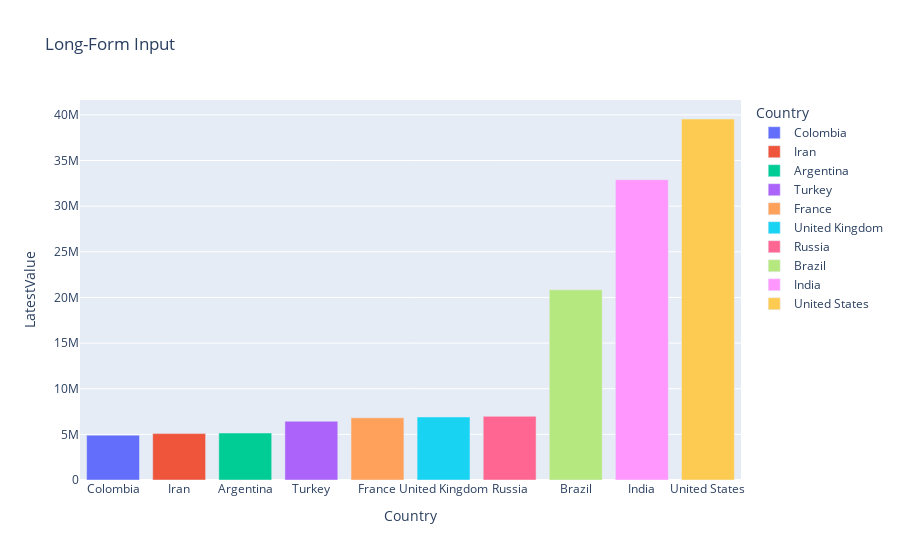

Notebook cell for this chart:
### Code cell
fig = px.bar(df2_to_plot.sort_values(by="LatestValue").tail(10), x="Country", y="LatestValue", color="Country", title=f"Long-Form Input")
fig.show()

### Figure 1 — Plotly figure (JSON) as saved in the notebook; plotly's stock layout.template omitted (floating-point values rounded to 4 significant figures)
{"data": [{"alignmentgroup": "True", "hovertemplate": "Country=%{x}<br>LatestValue=%{y}<extra></extra>", "legendgroup": "Colombia", "marker": {"color": "#636efa", "pattern": {"shape": ""}}, "name": "Colombia", "offsetgroup": "Colombia", "orientation": "v", "showlegend": true, "textposition": "auto", "type": "bar", "x": ["Colombia"], "xaxis": "x", "y": [4911082], "yaxis": "y"}, {"alignmentgroup": "True", "hovertemplate": "Country=%{x}<br>LatestValue=%{y}<extra></extra>", "legendgroup": "Iran", "marker": {"color": "#EF553B", "pattern": {"shape": ""}}, "name": "Iran", "offsetgroup": "Iran", "orientation": "v", "showlegend": true, "textposition": "auto", "type": "bar", "x": ["Iran"], "xaxis": "x", "y": [5083133], "yaxis": "y"}, {"alignmentgroup": "True", "hovertemplate": "Country=%{x}<br>LatestValue=%{y}<extra></extra>", "legendgroup": "Argentina", "marker": {"color": "#00cc96", "pattern": {"shape": ""}}, "name": "Argentina", "offsetgroup": "Argentina", "orientation": "v", "showlegend": true, "textposition": "auto", "type": "bar", "x": ["Argentina"], "xaxis": "x", "y": [5148085], "yaxis": "y"}, {"alignmentgroup": "True", "hovertemplate": "Country=%{x}<br>LatestValue=%{y}<extra></extra>", "legendgroup": "Turkey", "marker": {"color": "#ab63fa", "pattern": {"shape": ""}}, "name": "Turkey", "offsetgroup": "Turkey", "orientation": "v", "showlegend": true, "textposition": "auto", "type": "bar", "x": ["Turkey"], "xaxis": "x", "y": [6435773], "yaxis": "y"}, {"alignmentgroup": "True", "hovertemplate": "Country=%{x}<br>LatestValue=%{y}<extra></extra>", "legendgroup": "France", "marker": {"color": "#FFA15A", "pattern": {"shape": ""}}, "name": "France", "offsetgroup": "France", "orientation": "v", "showlegend": true, "textposition": "auto", "type": "bar", "x": ["France"], "xaxis": "x", "y": [6812706], "yaxis": "y"}, {"alignmentgroup": "True", "hovertemplate": "Country=%{x}<br>LatestValue=%{y}<extra></extra>", "legendgroup": "United Kingdom", "marker": {"color": "#19d3f3", "pattern": {"shape": ""}}, "name": "United Kingdom", "offsetgroup": "United Kingdom", "orientation": "v", "showlegend": true, "textposition": "auto", "type": "bar", "x": ["United Kingdom"], "xaxis": "x", "y": [6904969], "yaxis": "y"}, {"alignmentgroup": "True", "hovertemplate": "Country=%{x}<br>LatestValue=%{y}<extra></extra>", "legendgroup": "Russia", "marker": {"color": "#FF6692", "pattern": {"shape": ""}}, "name": "Russia", "offsetgroup": "Russia", "orientation": "v", "showlegend": true, "textposition": "auto", "type": "bar", "x": ["Russia"], "xaxis": "x", "y": [6975174], "yaxis": "y"}, {"alignmentgroup": "True", "hovertemplate": "Country=%{x}<br>LatestValue=%{y}<extra></extra>", "legendgroup": "Brazil", "marker": {"color": "#B6E880", "pattern": {"shape": ""}}, "name": "Brazil", "offsetgroup": "Brazil", "orientation": "v", "showlegend": true, "textposition": "auto", "type": "bar", "x": ["Brazil"], "xaxis": "x", "y": [20830495], "yaxis": "y"}, {"alignmentgroup": "True", "hovertemplate": "Country=%{x}<br>LatestValue=%{y}<extra></extra>", "legendgroup": "India", "marker": {"color": "#FF97FF", "pattern": {"shape": ""}}, "name": "India", "offsetgroup": "India", "orientation": "v", "showlegend": true, "textposition": "auto", "type": "bar", "x": ["India"], "xaxis": "x", "y": [32903289], "yaxis": "y"}, {"alignmentgroup": "True", "hovertemplate": "Country=%{x}<br>LatestValue=%{y}<extra></extra>", "legendgroup": "United States", "marker": {"color": "#FECB52", "pattern": {"shape": ""}}, "name": "United States", "offsetgroup": "United States", "orientation": "v", "showlegend": true, "textposition": "auto", "type": "bar", "x": ["United States"], "xaxis": "x", "y": [39549299], "yaxis": "y"}], "layout": {"barmode": "relative", "legend": {"title": {"text": "Country"}, "tracegroupgap": 0}, "title": {"text": "Long-Form Input"}, "xaxis": {"anchor": "y", "categoryarray": ["Colombia", "Iran", "Argentina", "Turkey", "France", "United Kingdom", "Russia", "Brazil", "India", "United States"], "categoryorder": "array", "domain": [0, 1], "title": {"text": "Country"}}, "yaxis": {"anchor": "x", "domain": [0, 1], "title": {"text": "LatestValue"}}}}
